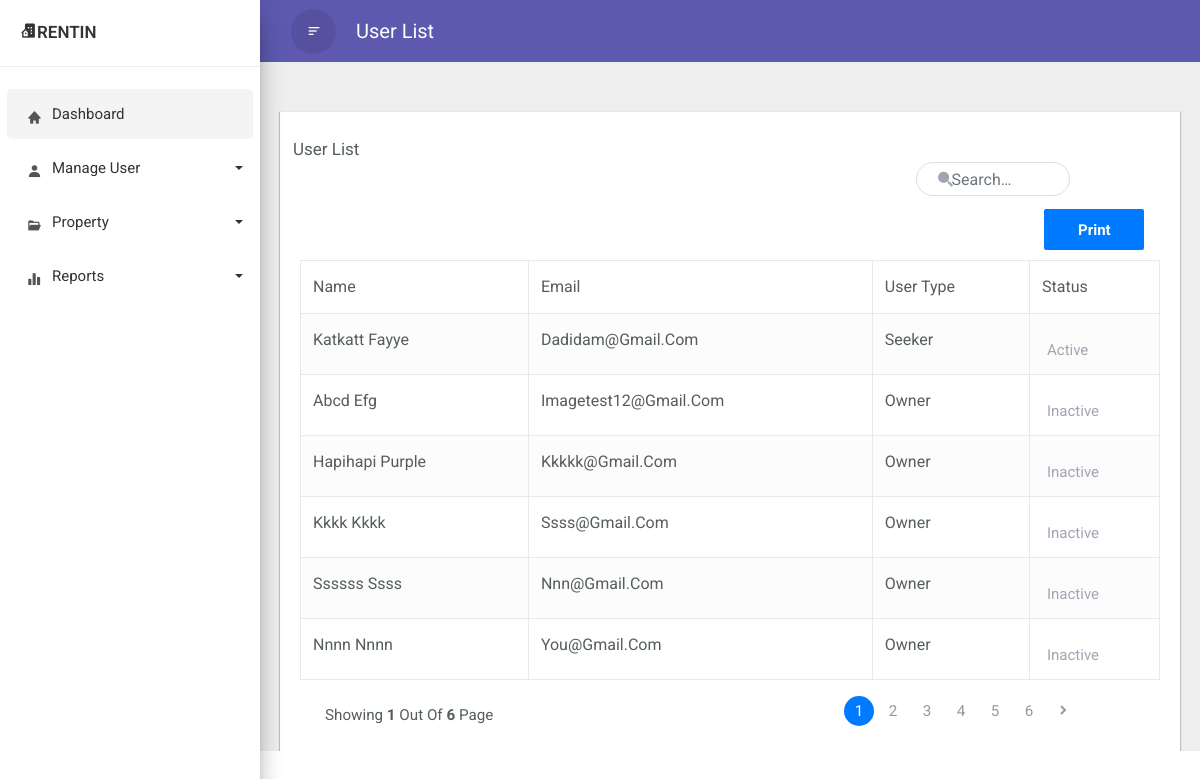
Screenshot of /userList.php with the database file from the repository.
### tables this page shows
CREATE TABLE `user` (
  `id` int(11) NOT NULL,
  `user_ID` varchar(99) NOT NULL,
  `email` varchar(99) NOT NULL,
  `password` varchar(50) NOT NULL,
  `userInfo_ID` varchar(99) NOT NULL,
  `userLevel_ID` int(11) NOT NULL,
  `status` int(11) NOT NULL
);

### userList.php (the view, shortened to what this page needs)
<!doctype html>
<html lang="en">
    <head>
        <link rel="stylesheet" href="css/bootstrap.min.css">
        <link rel="stylesheet" type="text/css" href="css/print.css" media="print">
        <link href='https://unpkg.com/boxicons@2.1.4/css/boxicons.min.css' rel='stylesheet'>
    </head>
    <body>
    <div class="wrapper">
            <nav id="sidebar">
                <div class="sidebar-header">
                    <h3><i class='bx bxs-building-house'></i><span>Rentin</span></h3>
                </div>
                <ul class="list-unstyled components">
			        <li  class="active">
                        <a href="adminDashboard.php" class="dashboard"><i class="bx bxs-home"></i><span>Dashboard</span></a>
                    </li>
                    <li class="dropdown">
                        <a href="#homeSubmenu1" data-toggle="collapse" aria-expanded="false" class="dropdown-toggle">
					    <i class="bx bxs-user"></i><span>Manage User</span></a>
                    </li>
                    <li class="dropdown">
                        <a href="#pageSubmenu2" data-toggle="collapse" aria-expanded="false" class="dropdown-toggle">
					    <i class="bx bxs-folder-open"></i><span>Property</span></a>
                    </li>
				    <li class="dropdown">
                        <a href="#pageSubmenu5" data-toggle="collapse" aria-expanded="false" class="dropdown-toggle">
					    <i class="bx bxs-bar-chart-alt-2"></i><span>Reports</span></a>
                    </li>
               </ul>
            </nav>
            <div id="content">
		        <div class="top-navbar">
                    <nav class="navbar navbar-expand-lg">
                        <div class="container-fluid">
                        <button type="button" id="sidebarCollapse" class="d-xl-block d-lg-block d-md-mone d-none">
                            <span class="bx bx-menu-alt-left"></span>
                        </button>
					    <a class="navbar-brand" href="#"> User List </a>
                        </div>
                    </nav>
	            </div>
			    <div class="main-content">
			        <div class="row">
                        <div class="col-lg-3 col-md-6 col-sm-6">
                        </div>
                    </div>
    <div class="container-xl">
        <div class="table-wrapper">
            <div class="table-title">
                <div class="row">
                    <div class="col-sm-6 p-0 d-flex justify-content-lg-start justify-content-center">
                        <h2 class="ml-lg-2">User List</h2>
                    </div>
                 </div>
                 <div class="col-sm-4">
                        <div class="search-box">
                            <i class="bx bxs-search-alt-2"></i>
                            <input type="text" class="form-control" placeholder="Search&hellip;">
                        </div>
                    </div>
                    <a href="report.php" class="btn btn-primary btn-lg" id="print"><span> Print </span></a>
            <table class="table table-striped table-hover table-bordered">
                <thead>
                    <tr>
                        <th>Name</th>
                        <th>Email</th>
                        <th>User Type</th>
                        <th>Status</th>
                    </tr>
                </thead>
                <tbody>
                        <?php
                            include "dbconn.php";
                            if(isset($_GET['page']) && $_GET['page'] !== "") {
                                $page = $_GET['page'];
                            } else {
                                $page = 1;
                            }
                            $limit = 6;
                            $offset = ($page - 1) * $limit;
                            $sql = "SELECT userinfo.id, user.email, user.userLevel_ID, user.status, CONCAT(firstName,' ', lastName) AS fullName FROM userinfo JOIN user ON userinfo.id = user.id LIMIT $offset, $limit";
                            $result = mysqli_query($conn, $sql);
                            while ($row = mysqli_fetch_assoc($result)) {
                                ?>
                                    <tr>
                                        <td> <?php echo $row['fullName'] ?> </td>
                                        <td> <?php echo $row['email'] ?> </td>
                                        <td>
                                            <?php
                                                if ($row['userLevel_ID'] == 1){
                                                    echo "Admin";
                                                } else if ($row['userLevel_ID'] == 2){
                                                    echo "Owner";
                                                } if ($row['userLevel_ID'] == 3){
                                                    echo "Seeker";
                                                }
                                            ?>
                                        </td>
                                        <td>
                                            <?php
                                                if ($row['status'] == 1) {
                                                    echo '<p> <a href = "userstatus.php?id='.$row['id'].'&status=0"> active </a> </p>';
                                                } else {
                                                    echo '<p> <a href = "userstatus.php?id='.$row['id'].'&status=1"> inactive </a> </p>';
                                                }
                                            ?>
                                        </td>
                                    </tr>
                                <?php
                            }
                        ?>
                </tbody>
            </table>
            <div class="clearfix">
                <ul class="pagination">
                <?php
                    $query =  "SELECT COUNT(*) FROM user";
                    $result_count = mysqli_query($conn, $query);
                    $records = mysqli_fetch_row($result_count);
                    $total_records = $records[0];
                    $total_pages = ceil($total_records / $limit);
                    $link = "";
            ?>
            <?php
                 for ($counter = 1; $counter <= $total_pages; $counter++){
                    if ($counter == $page) {
                        $link .= "<li class = 'page-item active'>
                        <a class = 'page-link' href= 'userList?page="
                        .$counter."'>".$counter." </a></li>";
                    } else {
                        $link .= "<li class = 'page-item'>
                        <a class = 'page-link' href='userList.php?page=".$counter."'> ".$counter." </a> </li>";
                    }
                };
                echo $link;
                if($page < $total_pages) {
                    echo "<li class = 'page-item'>
                    <a class = 'page-link' href='userList.php?page=".($page+1)."'>
                    <i class = 'bx bxs-chevron-right'></i> </a></li>";
                }
            ?>
                </ul>
                <div class="hint-text">Showing <b> <?= $page; ?> </b> out of <b> <?= $total_pages; ?></b> page</div>
            </div>
        </div>
    </div>
  </body>
</html>

### css/print.css (style rules this page uses)
table, th, td { border: 1px solid #000000; text-align: center; }

### rows the page displays
user: fullName "Katkatt Fayye", email "Dadidam@gmail.com", shows "Seeker"
user: fullName "Abcd Efg", email "Imagetest12@gmail.com", shows "Owner"
user: fullName "Hapihapi Purple", email "Kkkkk@gmail.com", shows "Owner"
user: fullName "Kkkk Kkkk", email "Ssss@gmail.com", shows "Owner"
user: fullName "Ssssss Ssss", email "Nnn@gmail.com", shows "Owner"
user: fullName "Nnnn Nnnn", email "You@gmail.com", shows "Owner"

### other values shown
$page "1"
$total_pages "6"
